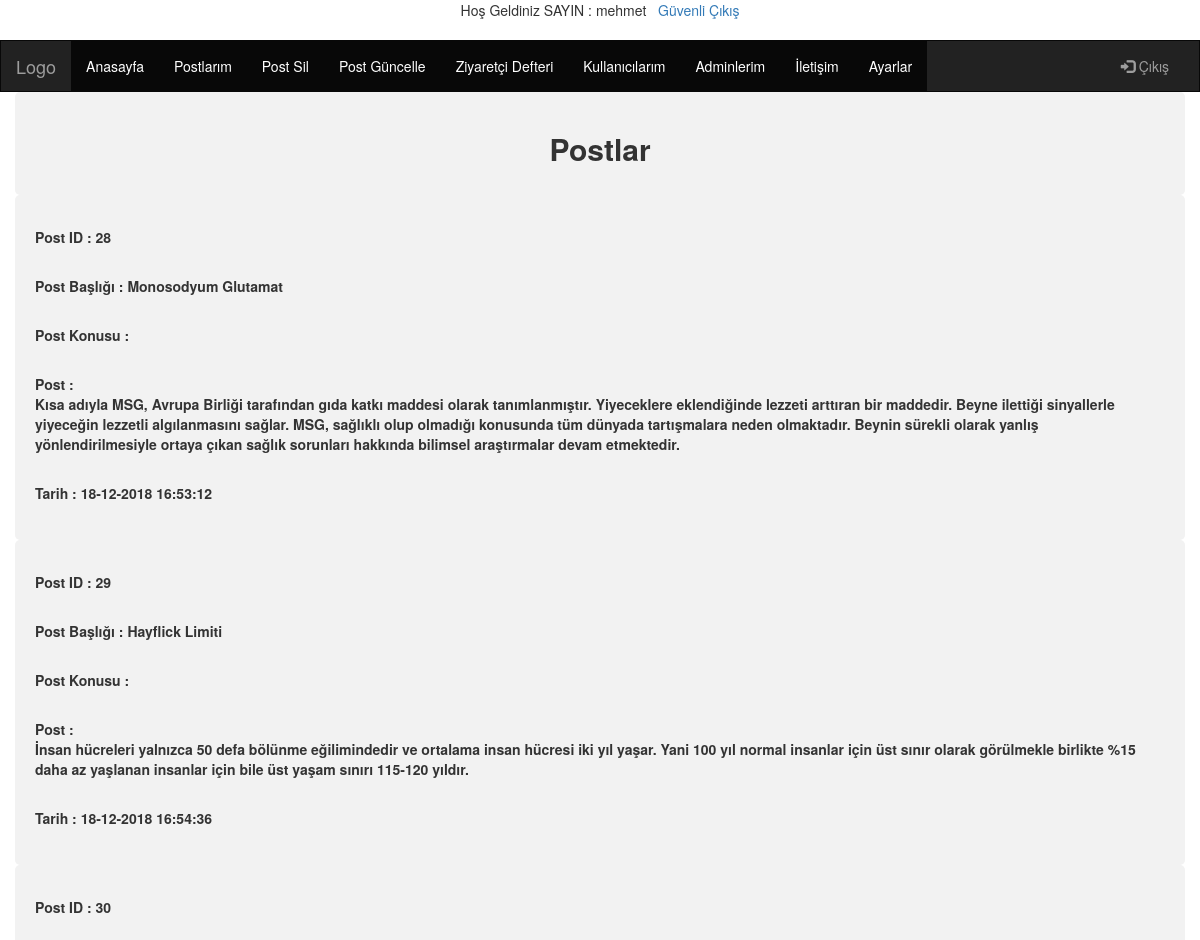
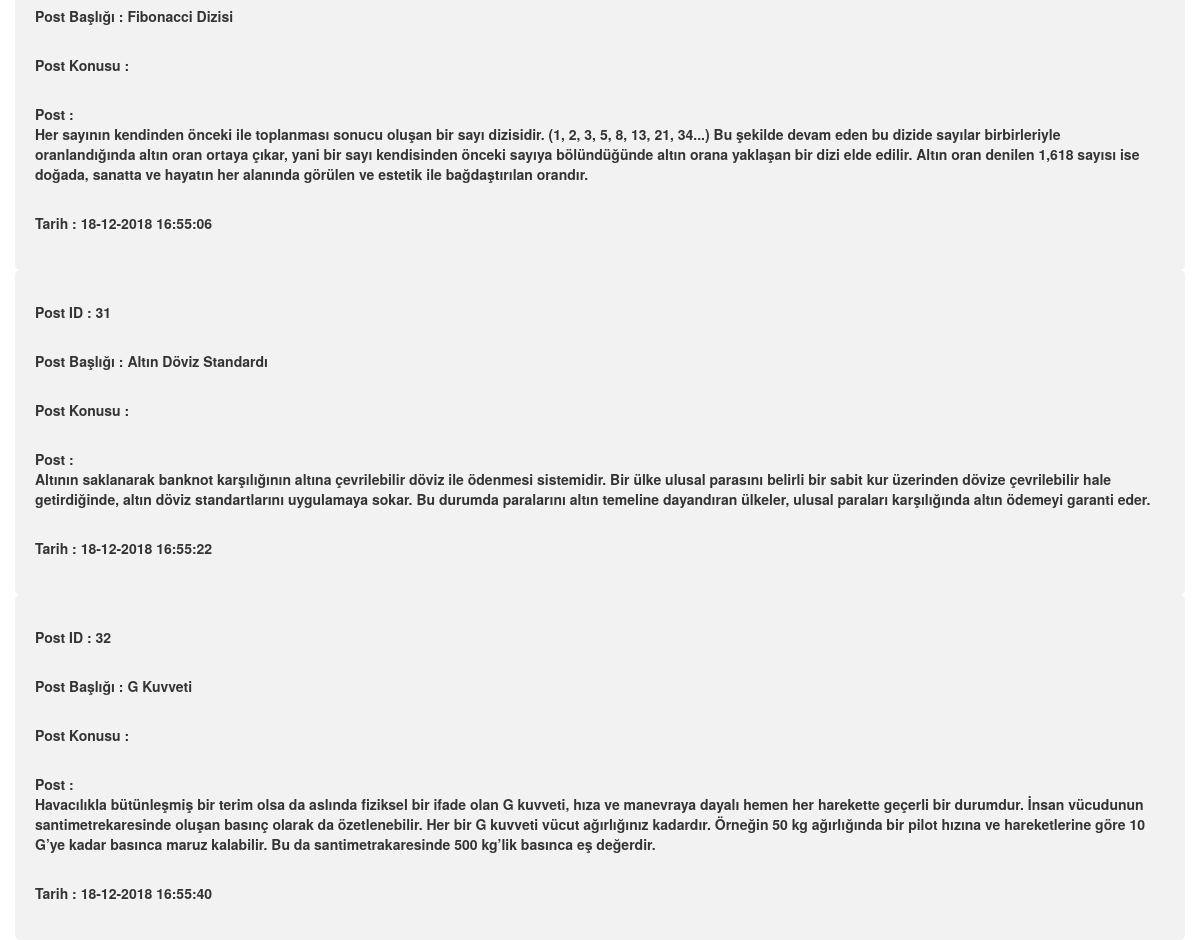
Page /postlarim.php (signed in) on the committed database (2 pictures, top to bottom).
### tables this page shows
CREATE TABLE `postlar` (
  `post_id` int(25) NOT NULL,
  `post_baslik` varchar(75) NOT NULL,
  `post_konu` varchar(75) NOT NULL,
  `post` varchar(1000) NOT NULL,
  `tarih` varchar(20) NOT NULL
);

### postlarim.php (the view, shortened to what this page needs)
<?php include "admin-menu.php" ?>
<div class="container">
  <h2> <center> <b>Postlar </b></center> </h2></div>
<?php
$sorgu = (mysql_query("select * from postlar"));
while($sonuc = mysql_fetch_array($sorgu)){ ?>
<div class="container">
  <form action="index.php" method="post">
  <label for="fname">Post ID : <?php echo $sonuc['post_id']; ?></label> <br>
    <label for="fname">Post Başlığı : <?php echo $sonuc['post_baslik']; ?></label> <br>
    <label for="lname">Post Konusu : <?php echo $sonuc['post_konu']; ?> </label>  <br>
    <label for="subject">Post : <?php echo "<br>" .$sonuc['post']; ?></label> <br>
    <label for="subject">Tarih : <?php echo $sonuc['tarih']; ?></label>
     </form>
</div>
<?php } ?>

### admin.css (style rules this page uses)
label { padding: 12px 12px 12px 0; display: inline-block; }
.container { border-radius: 5px; background-color: #f2f2f2; padding: 20px; }

### rows in the picture
postlar: post_id "28", post_baslik "Monosodyum Glutamat", post "Kısa adıyla MSG, Avrupa Birliği tarafından gıda katkı maddesi olarak tanımlanmıştır. Yiyeceklere eklendiğinde lezzeti arttıran bir maddedir. Beyne ilettiği sinyallerle yiyeceğin lezzetli algılanmasını sağlar. MSG, sağlıklı olup olmadığı konusunda tüm dünyada tartışmalara neden olmaktadır. Beynin sürekli olarak yanlış yönlendirilmesiyle ortaya çıkan sağlık sorunları hakkında bilimsel araştırmalar devam etmektedir.", tarih "18-12-2018 16:53:12"
postlar: post_id "29", post_baslik "Hayflick Limiti", post "İnsan hücreleri yalnızca 50 defa bölünme eğilimindedir ve ortalama insan hücresi iki yıl yaşar. Yani 100 yıl normal insanlar için üst sınır olarak görülmekle birlikte %15 daha az yaşlanan insanlar için bile üst yaşam sınırı 115-120 yıldır.", tarih "18-12-2018 16:54:36"
postlar: post_id "30", post_baslik "Fibonacci Dizisi", post "Her sayının kendinden önceki ile toplanması sonucu oluşan bir sayı dizisidir. (1, 2, 3, 5, 8, 13, 21, 34...) Bu şekilde devam eden bu dizide sayılar birbirleriyle oranlandığında altın oran ortaya çıkar, yani bir sayı kendisinden önceki sayıya bölündüğünde altın orana yaklaşan bir dizi elde edilir. Altın oran denilen 1,618 sayısı ise doğada, sanatta ve hayatın her alanında görülen ve estetik ile bağdaştırılan orandır.", tarih "18-12-2018 16:55:06"
postlar: post_id "31", post_baslik "Altın Döviz Standardı", post "Altının saklanarak banknot karşılığının altına çevrilebilir döviz ile ödenmesi sistemidir. Bir ülke ulusal parasını belirli bir sabit kur üzerinden dövize çevrilebilir hale getirdiğinde, altın döviz standartlarını uygulamaya sokar. Bu durumda paralarını altın temeline dayandıran ülkeler, ulusal paraları karşılığında altın ödemeyi garanti eder.", tarih "18-12-2018 16:55:22"
postlar: post_id "32", post_baslik "G Kuvveti", post "Havacılıkla bütünleşmiş bir terim olsa da aslında fiziksel bir ifade olan G kuvveti, hıza ve manevraya dayalı hemen her harekette geçerli bir durumdur. İnsan vücudunun santimetrekaresinde oluşan basınç olarak da özetlenebilir. Her bir G kuvveti vücut ağırlığınız kadardır. Örneğin 50 kg ağırlığında bir pilot hızına ve hareketlerine göre 10 G’ye kadar basınca maruz kalabilir. Bu da santimetrakaresinde 500 kg’lik basınca eş değerdir.", tarih "18-12-2018 16:55:40"

### other values in the picture
$_SESSION["user"] "mehmet"
